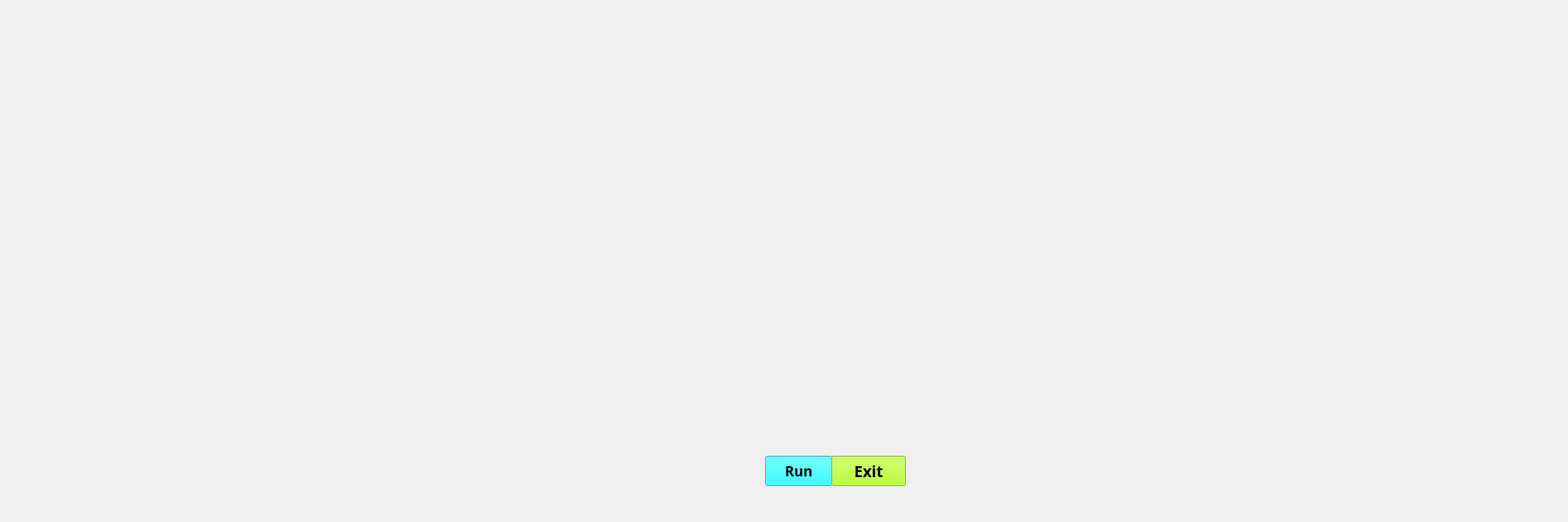
<?xml version="1.0" encoding="UTF-8"?>
<ui version="4.0">
 <class>MainWindow</class>
 <widget class="QMainWindow" name="MainWindow">
  <property name="geometry">
   <rect>
    <x>0</x>
    <y>0</y>
    <width>2131</width>
    <height>710</height>
   </rect>
  </property>
  <property name="windowTitle">
   <string>MainWindow</string>
  </property>
  <widget class="QWidget" name="centralwidget">
   <widget class="QLabel" name="label">
    <property name="geometry">
     <rect>
      <x>10</x>
      <y>-10</y>
      <width>1391</width>
      <height>701</height>
     </rect>
    </property>
    <property name="text">
     <string/>
    </property>
    <property name="pixmap">
     <pixmap>../Assistent_gif/main.gif</pixmap>
    </property>
    <property name="scaledContents">
     <bool>true</bool>
    </property>
   </widget>
   <widget class="QPushButton" name="pushButton">
    <property name="geometry">
     <rect>
      <x>1040</x>
      <y>620</y>
      <width>91</width>
      <height>41</height>
     </rect>
    </property>
    <property name="font">
     <font>
      <family>Arial Black</family>
      <pointsize>14</pointsize>
      <weight>75</weight>
      <bold>true</bold>
     </font>
    </property>
    <property name="styleSheet">
     <string notr="true">background-color: rgb(0, 255, 255);</string>
    </property>
    <property name="text">
     <string>Run</string>
    </property>
   </widget>
   <widget class="QPushButton" name="pushButton_2">
    <property name="geometry">
     <rect>
      <x>1130</x>
      <y>620</y>
      <width>101</width>
      <height>41</height>
     </rect>
    </property>
    <property name="font">
     <font>
      <family>Arial Black</family>
      <pointsize>16</pointsize>
      <weight>75</weight>
      <bold>true</bold>
     </font>
    </property>
    <property name="styleSheet">
     <string notr="true">background-color: rgb(170, 255, 0);</string>
    </property>
    <property name="text">
     <string>Exit</string>
    </property>
   </widget>
   <widget class="QLabel" name="label_2">
    <property name="geometry">
     <rect>
      <x>960</x>
      <y>-10</y>
      <width>401</width>
      <height>171</height>
     </rect>
    </property>
    <property name="text">
     <string/>
    </property>
    <property name="pixmap">
     <pixmap>../Assistent_gif/T8bahf.gif</pixmap>
    </property>
   </widget>
   <widget class="QTextBrowser" name="textBrowser">
    <property name="geometry">
     <rect>
      <x>20</x>
      <y>50</y>
      <width>191</width>
      <height>41</height>
     </rect>
    </property>
    <property name="font">
     <font>
      <family>Times New Roman</family>
      <pointsize>14</pointsize>
      <weight>75</weight>
      <italic>true</italic>
      <bold>true</bold>
     </font>
    </property>
    <property name="styleSheet">
     <string notr="true">background:transparent;
border-radius:none;</string>
    </property>
   </widget>
   <widget class="QTextBrowser" name="textBrowser_2">
    <property name="geometry">
     <rect>
      <x>120</x>
      <y>50</y>
      <width>191</width>
      <height>41</height>
     </rect>
    </property>
    <property name="font">
     <font>
      <family>Times New Roman</family>
      <pointsize>14</pointsize>
      <weight>75</weight>
      <italic>true</italic>
      <bold>true</bold>
     </font>
    </property>
    <property name="styleSheet">
     <string notr="true">background:transparent;
border-radius:none;</string>
    </property>
   </widget>
   <widget class="QLabel" name="label_3">
    <property name="geometry">
     <rect>
      <x>10</x>
      <y>310</y>
      <width>241</width>
      <height>121</height>
     </rect>
    </property>
    <property name="text">
     <string/>
    </property>
    <property name="pixmap">
     <pixmap>../Assistent_gif/images.png</pixmap>
    </property>
    <property name="scaledContents">
     <bool>true</bool>
    </property>
   </widget>
  </widget>
 </widget>
 <resources/>
 <connections/>
</ui>
